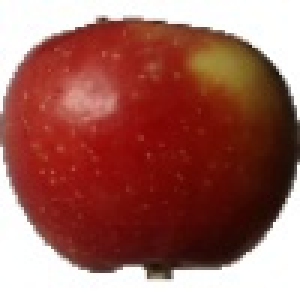
#> input picture Fruit_dataset/Train/Apple Braeburn/167_100.jpg, 100 x 100 px, given as the content of the folder ../../RGB-D/image_dataset, which was not available (shown 3 times larger)
$ jupyter execute --allow-errors 3d_numpy_files_RGB-D.ipynb
#> lines starting #> are read from the running program, lines starting #| are printed output that depends on the picture
[cell 1]
#To increase cell width of ipynb
from IPython.core.display import display, HTML
display(HTML("<style>.container { width:100% !important; }</style>"))

[cell 2]
import gzip
import cv2 as cv
import os
import numpy as np
import random

[cell 3]
def write_on_disk(data, name):

    if data.shape[0] > 0:

        print("----Writing on Disk: "+str(name)+"----")

        with gzip.GzipFile(np_path+name, "w") as f:
            np.save(f, data)

[cell 4]
def extract_data(data_path):
#> called with data_path = '../../RGB-D/image_dataset'
    train_labels = []
    test_labels = []
    label_names = []
    IMG_SIZE = 128
    IMG_SHAPE = (IMG_SIZE, IMG_SIZE, 3)
    data_np = np.empty((0,128,128,3), float)


#     vgg = tf.contrib.keras.applications.VGG16(input_shape=IMG_SHAPE, weights="imagenet", include_top=False)
#     vgg.trainable = False

    print("\n..........loading dataset from disk..........\n")

    for train_or_test in os.listdir(data_path):

        projections_path = os.path.join(data_path, train_or_test)

        projections = os.listdir(projections_path)

        labels_path = os.path.join(projections_path, projections[0])

        labels =  os.listdir(labels_path)

        count = 0
        n = 0
        for label in labels:

            images_names =  os.listdir(os.path.join(labels_path, label))

            for i in images_names:
                image1 = cv.imread(data_path+"/"+str(train_or_test)+"/"+str(projections[0])+"/"+str(label)+"/"+str(i), cv.IMREAD_GRAYSCALE)
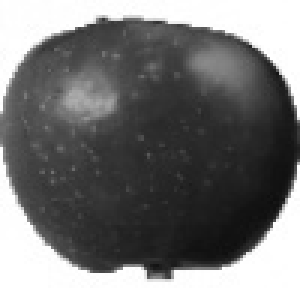
#> image1: shape (100, 100) (shown 3 times larger); min 14, max 255, mean 118.4
                image2 = cv.imread(data_path+"/"+str(train_or_test)+"/"+str(projections[1])+"/"+str(label)+"/"+str(i), cv.IMREAD_GRAYSCALE)
                image3 = cv.imread(data_path+"/"+str(train_or_test)+"/"+str(projections[2])+"/"+str(label)+"/"+str(i), cv.IMREAD_GRAYSCALE)
                image = cv.merge([image1, image2, image3])

                data = np.array([image], dtype="float") / 255.0
                data_np = np.append(data_np, data, axis=0)
                count = count + 1
#                 print(count)
                if count >= 500:
                    n = n + 1
                    write_on_disk(data_np, name=str(train_or_test)+str(n)+".npy.gz")
                    data_np = None
                    data_np = np.empty((0,128,128,3), float)
                    count = 0

                if str(train_or_test) == "train":
                    train_labels.append(label)

                elif str(train_or_test) == "test":
                    test_labels.append(label)

        write_on_disk(data_np, name=str(train_or_test)+str(n+1)+".npy.gz")
        data_np = None
        data_np = np.empty((0,128,128,3), float)

    train_labels = np.array(train_labels)

    test_labels = np.array(test_labels)

    label_names = np.unique(train_labels)

    return train_labels, test_labels, label_names


$ run again, on Fruit_dataset/Train/Apple Crimson Snow/r_85_100.jpg
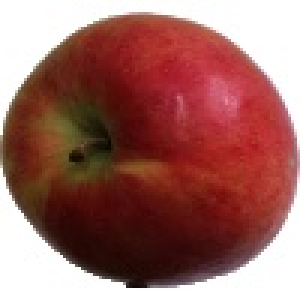
#> input picture Fruit_dataset/Train/Apple Crimson Snow/r_85_100.jpg, 100 x 100 px, given as the content of the folder ../../RGB-D/image_dataset, which was not available (shown 3 times larger)
#> in extract_data, `image1 = cv.imread(data_path+"/"+str(train_or_test)+"/"+str(projection..`:
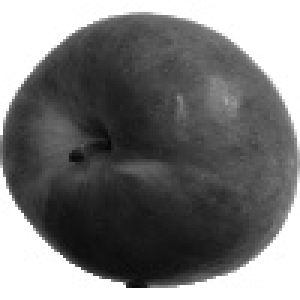
#> image1: shape (100, 100) (shown 3 times larger); min 5, max 255, mean 119.8

$ run again, on Fruit_dataset/Train/Apple Golden 2/292_100.jpg
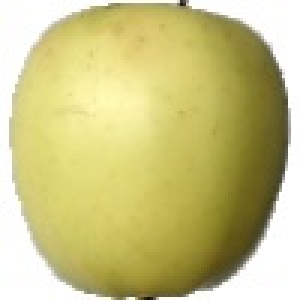
#> input picture Fruit_dataset/Train/Apple Golden 2/292_100.jpg, 100 x 100 px, given as the content of the folder ../../RGB-D/image_dataset, which was not available (shown 3 times larger)
#> in extract_data, `image1 = cv.imread(data_path+"/"+str(train_or_test)+"/"+str(projection..`:
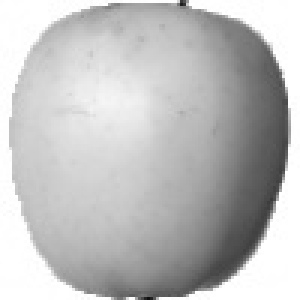
#> image1: shape (100, 100) (shown 3 times larger); min 15, max 255, mean 190.5

$ run again, on Fruit_dataset/Train/Apple Golden 2/r_194_100.jpg
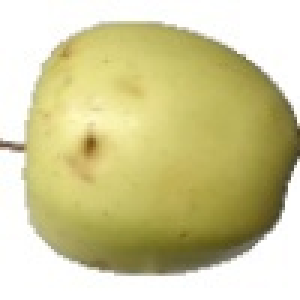
#> input picture Fruit_dataset/Train/Apple Golden 2/r_194_100.jpg, 100 x 100 px, given as the content of the folder ../../RGB-D/image_dataset, which was not available (shown 3 times larger)
#> in extract_data, `image1 = cv.imread(data_path+"/"+str(train_or_test)+"/"+str(projection..`:
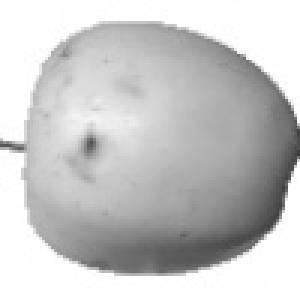
#> image1: shape (100, 100) (shown 3 times larger); min 60, max 255, mean 199.1
